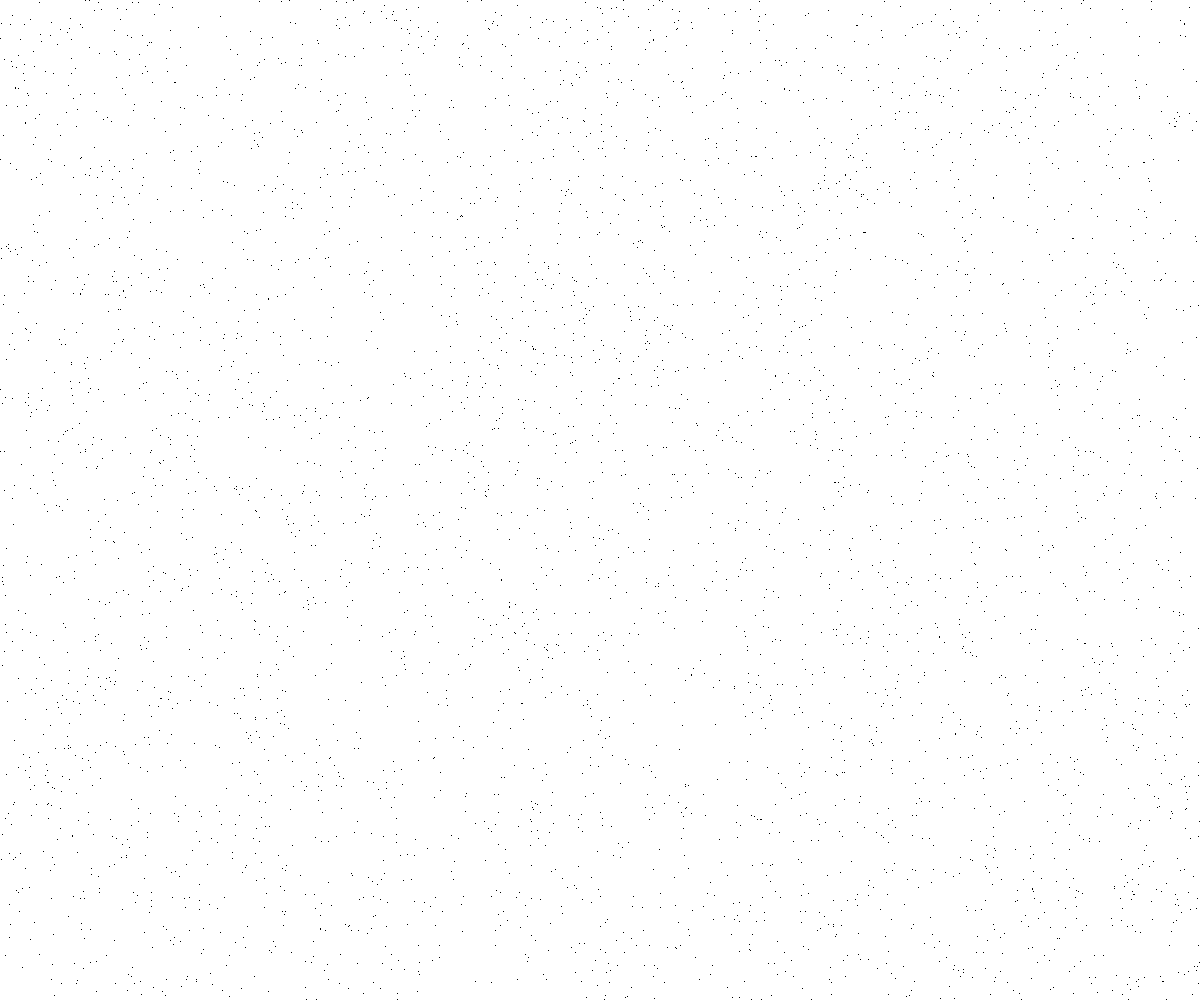
Frame 1 (no input)
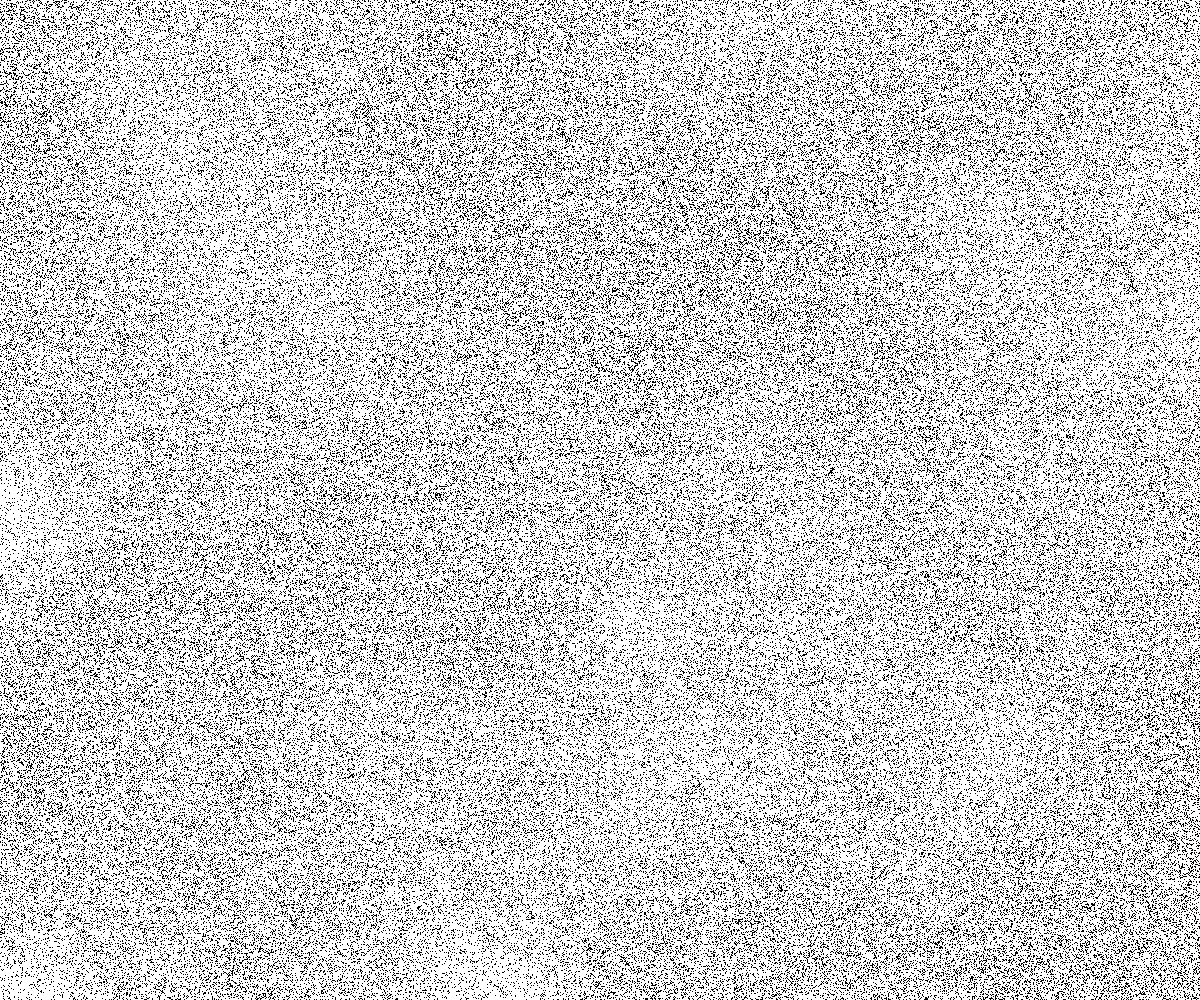
Frame 60 (no input)
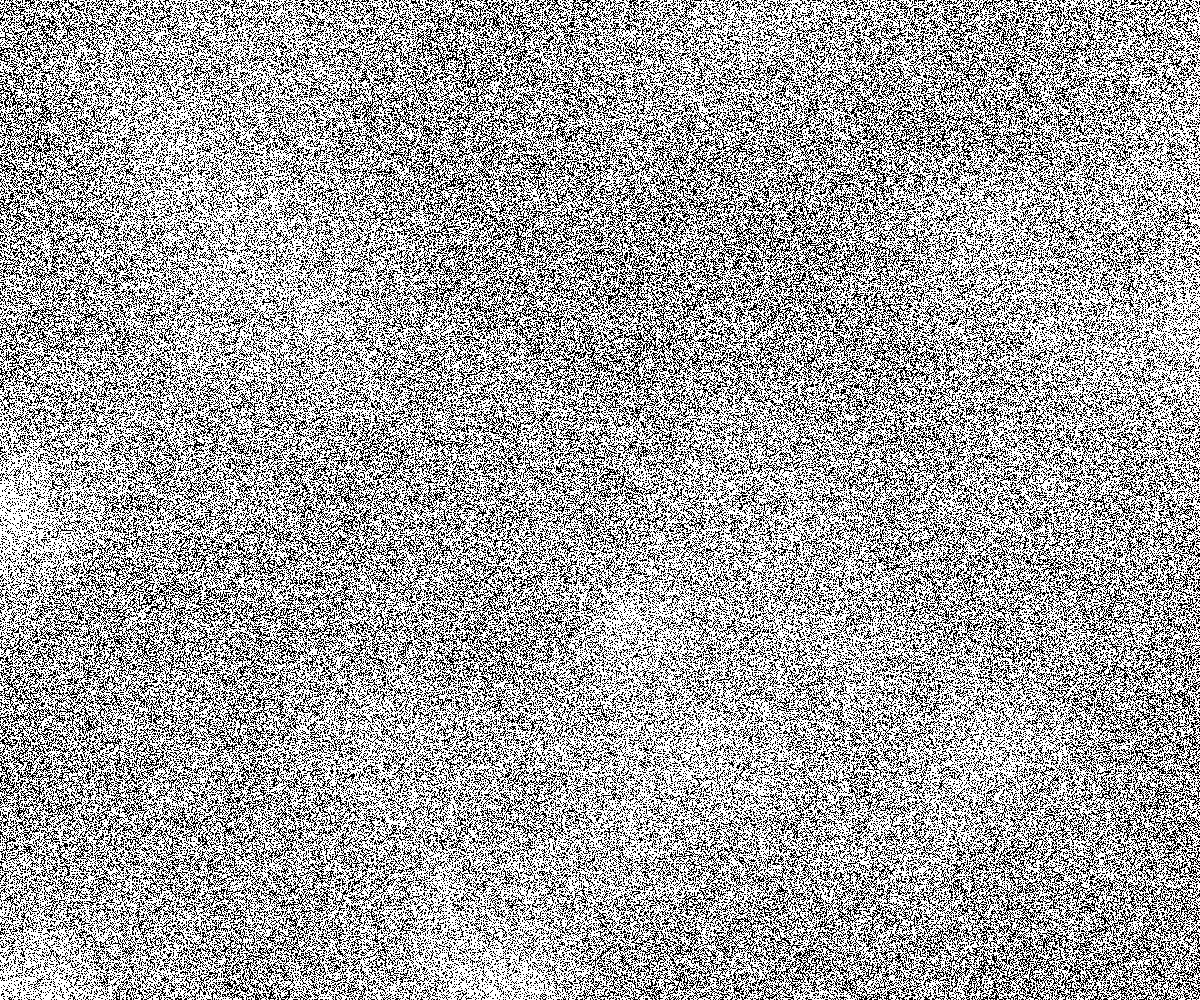
Frame 120 (the mouse pressed at the canvas centre since frame 60)

The p5.js sketch that drew these frames (run headless with seeded random() and noise() and a simulated clock; from frame 60 on, the mouse is pressed at the canvas centre):

// p5.js sketch
// ── sketch.js
function setup() {
  createCanvas(windowWidth, windowHeight);
}

function draw() {
  loadPixels();
  var count = 0;
  noiseDetail(16);
  for (var n = 0; n < 10000; n++) {
    // Use height instead of windowHeight
    var x = floor(random(0, windowWidth));
    var y = floor(random(0, windowHeight));
    var index = (x + y * width) * 4;

    var noise_factor = noise(x * 0.004, y * 0.004) / 3 + 0.2;

    if (noise_factor * random(0, 1) > 0.2) {
      pixels[index] = 0;
      pixels[index + 1] = 0;
      pixels[index + 2] = 0;
      pixels[index + 3] = 255;
      count++;
    }
  }
  updatePixels();
}
